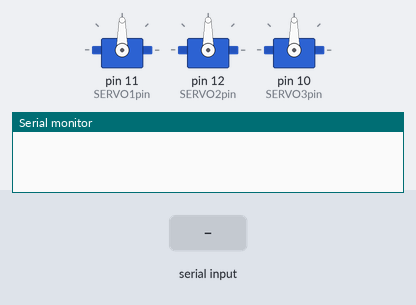
Simulated run of this sketch. Board: Arduino Uno, built with avr-gcc and run on an emulated ATmega328P. Parts: 3 × servo, the last lines printed to the serial monitor. The inputs (shaded band) are chosen by the test bench.

Above: at 1.2 s.
1.3 s: "1\n" received over Serial
At 1.8 s:
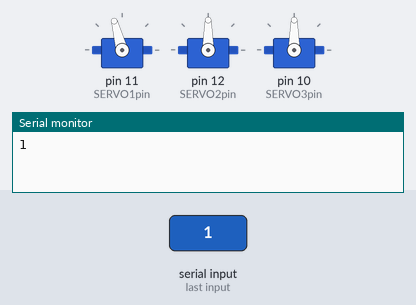
At 15.5 s:
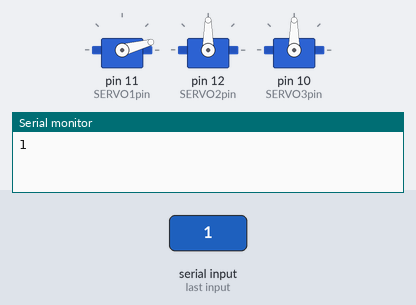
Timing chart, 0 to 15.8 s (numbered marks = the images above; inputs shaded):
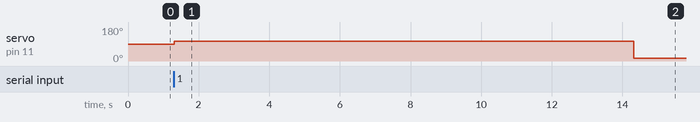

Measured:
- after the input at 1.3 s, servo on pin 11 (SERVO1pin): 90° → 105° at once, → 15° 13.0 s later

The sketch:

Exploration_Arduino_Code.ino
```cpp
#include <Servo.h>
Servo S1;
Servo S2;
Servo S3;
int pos;
const int SERVO1pin = 11;

const int SERVO2pin = 12;
const int SERVO3pin = 10;
const int DCpin1 = 3;
const int DCpin2 = 4;

void setup()
{
  S1.attach(SERVO1pin);
  S2.attach(SERVO2pin);
  S3.attach(SERVO3pin);
  pinMode(DCpin1,OUTPUT);
  pinMode(DCpin2,OUTPUT);
  Serial.begin(9600);
}

void loop()
{
  char data=0;
  if(Serial.available()>0)
  {
    data=Serial.read();
    Serial.print(data);
    Serial.print("\n");
    if(data=='1')
    {
      {
        for (pos = 15; pos <= 105; pos += 1)
        S1.write(pos);
      }
        delay(13000);
      {
        for (pos = 105; pos >= 15; pos -= 1)
        S1.write(pos);
      }
    }


    else if(data=='2')
    {
      {
        for (pos = 20; pos <= 110; pos += 1)
        S2.write(pos);
      }
        delay(13000);
      {
        for (pos = 110; pos >= 20; pos -= 1)
        S2.write(pos);
      }
    }


    else if(data=='3')
    {
      {
        for (pos = 90; pos >= 0; pos -= 1)
        S3.write(pos);
      }
        delay(13000);
      {
        for (pos = 0; pos <= 90; pos += 1)
        S3.write(pos);
      }
    }
    delay(1000);
    digitalWrite(DCpin1,LOW);
    digitalWrite(DCpin2,HIGH);
    delay(3000);
    digitalWrite(DCpin1,LOW);
    digitalWrite(DCpin2,LOW);
  }
}
```
